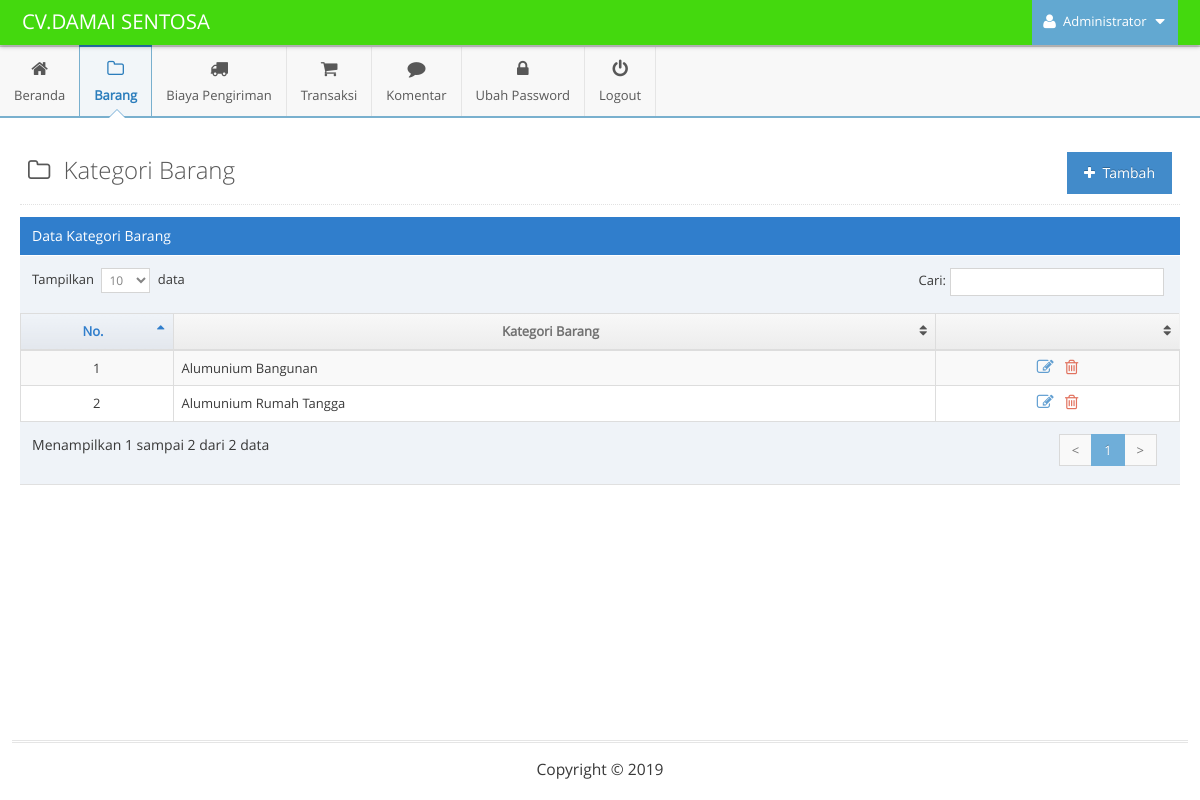
The app's page /admin/main.php?module=kategori (signed in) with its own data.
### tables this page shows
CREATE TABLE `tbl_kategori` (
  `id_kategori` int(11) NOT NULL,
  `nama_kategori` varchar(30) NOT NULL
);

### admin/modules/kategori/view.php (the view, shortened to what this page needs)
<div class="page-content">
	<div class="page-header">
		<h1 style="color:#585858">
			<i style="margin-right:7px" class="ace-icon fa fa-folder-o"></i> Kategori Barang
			<a href="?module=form_kategori&form=add">
                <button class="btn btn-primary pull-right">
					<i class="ace-icon fa fa-plus"></i> Tambah
				</button>
            </a>
		</h1>
	</div>
	<div class="row">
		<div class="col-xs-12">
			<div class="row">
				<div class="col-xs-12">
					<div class="table-header">
						Data Kategori Barang
					</div>
					<div>
						<table id="dynamic-table" class="table table-striped table-bordered table-hover">
							<thead>
								<tr>
									<th>No.</th>
									<th>Kategori Barang</th>
									<th></th>
								</tr>
							</thead>
							<tbody>
							<?php
							$no = 1;
							$query = mysqli_query($mysqli, "SELECT * FROM tbl_kategori ORDER BY id_kategori DESC")
															or die('Ada kesalahan pada query tampil data kategori: '.mysqli_error($mysqli));
                            while ($data = mysqli_fetch_assoc($query)) {
                            ?>
                            	<tr>
									<td width="50" class="center"><?php echo $no; ?></td>
									<td width="250"><?php echo $data['nama_kategori']; ?></td>
									<td width="80" class="center">
										<div class="action-buttons">
											<a data-rel="tooltip" data-placement="top" title="Ubah" style="margin-right:5px" class="blue tooltip-info" href="?module=form_kategori&form=edit&id=<?php echo $data['id_kategori']; ?>">
												<i class="ace-icon fa fa-edit bigger-130"></i>
											</a>
											<a data-rel="tooltip" data-placement="top" title="Hapus" class="red tooltip-error" href="modules/kategori/proses.php?act=delete&id=<?php echo $data['id_kategori'];?>" onclick="return confirm('Anda yakin ingin menghapus kategori barang <?php echo $data['nama_kategori']; ?> ?');">
												<i class="ace-icon fa fa-trash-o bigger-130"></i>
											</a>
										</div>
									</td>
								</tr>
							<?php
                            	$no++;
                            } ?>
							</tbody>
						</table>
					</div>
				</div>
			</div>
		</div>
	</div>
</div>

### records on screen
tbl_kategori: nama_kategori "Alumunium Bangunan"
tbl_kategori: nama_kategori "Alumunium Rumah Tangga"

### other values on screen
$_SESSION['nama_admin'] "Administrator"
